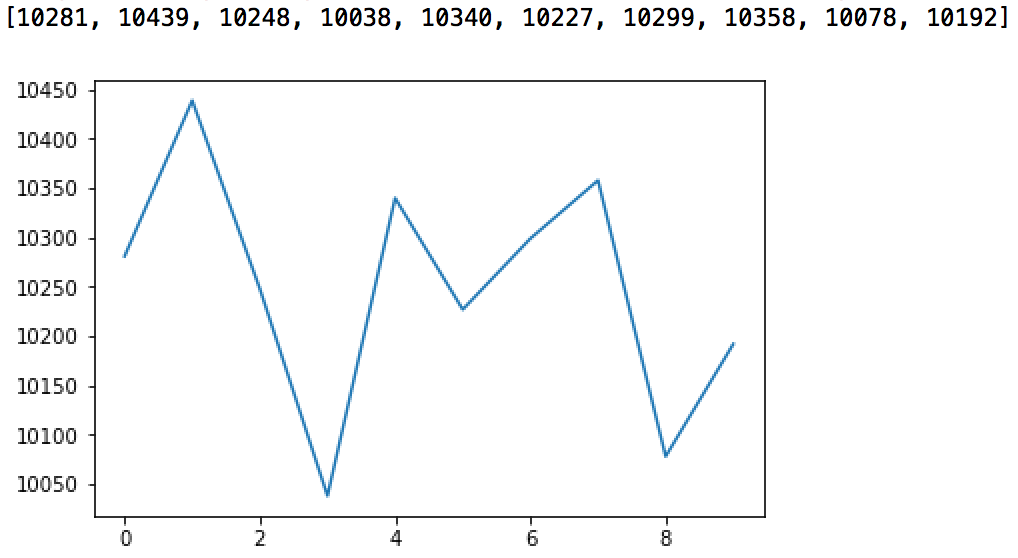

Write Python code to recreate this figure.
#!/usr/bin/env python2
# -*- coding: utf-8 -*-
"""
Creates a chart of the most frequent digits in the first thousand digits of the first hundred non-trivial Riemann Zeta Zeroes.
"""

from decimal import *
import requests 
import matplotlib.pyplot as plt


def zetaZeroes():
    getcontext().prec = 1024
    a = requests.get('http://www.dtc.umn.edu/~odlyzko/zeta_tables/zeros2').text.splitlines()
    b = []
    for i in a:
        if '.' in i:
            b.append(i.strip())
        elif len(b) > 0:
            b[-1] += i.strip()
    b = list(map(Decimal, b))
    return b;

def digitManipulation(data):
    valuesList = [0,0,0,0,0,0,0,0,0,0]
    for i in data:
        a = str(i)
        for j in range(0,len(a)):
            if (a[j]!="."): 
                valuesList[int(a[j])] = valuesList[int(a[j])] + 1
    print(valuesList)
    plt.plot(valuesList)
    plt.show()

def main():
    digitManipulation(zetaZeroes())
    
main()
